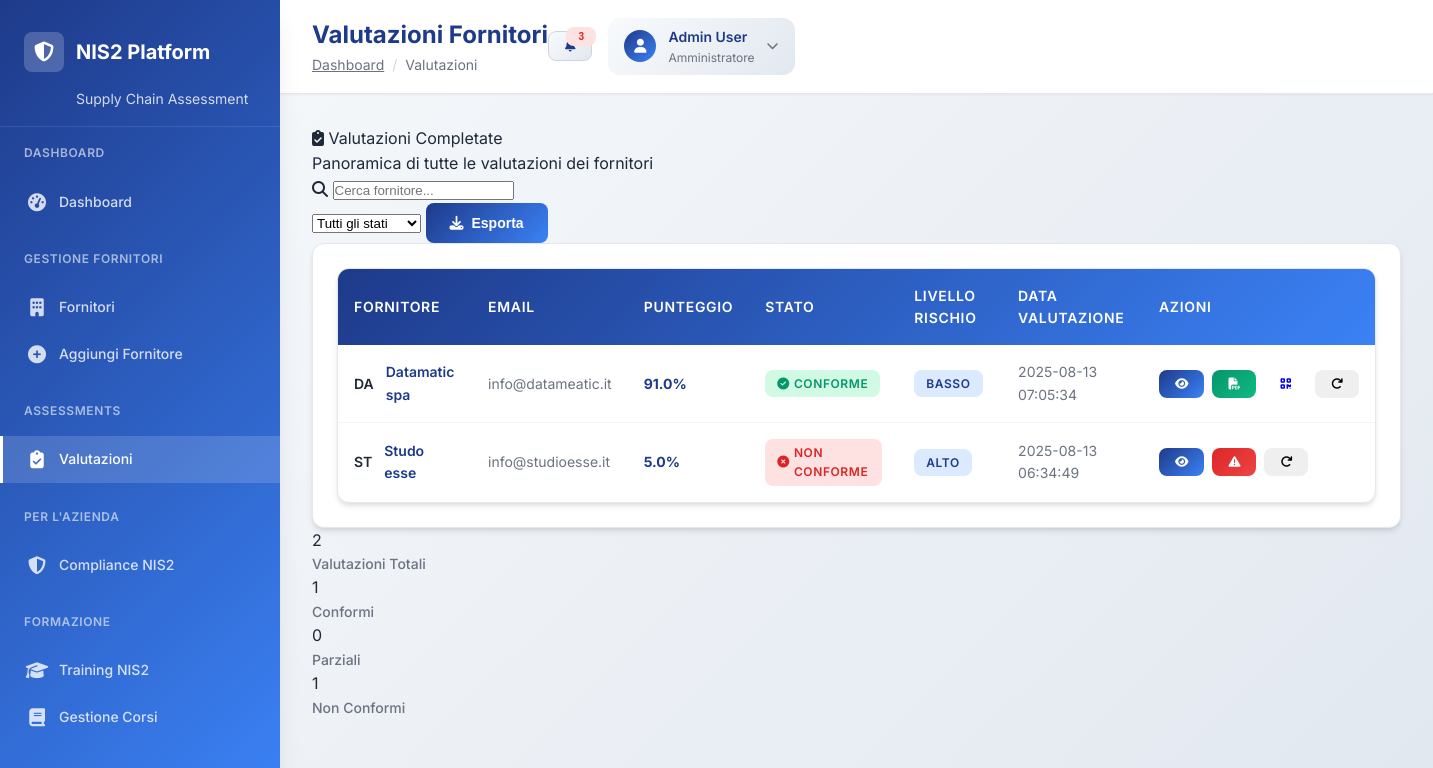
Page /assessments (signed in) on the committed database.
### tables this page shows
CREATE TABLE suppliers (
            id INTEGER PRIMARY KEY AUTOINCREMENT,
            name TEXT NOT NULL,
            email TEXT NOT NULL,
            company_id INTEGER NOT NULL,
            compliance_score INTEGER,
            risk_level TEXT,
            assessment_date TIMESTAMP,
            assessment_token TEXT,
            created_at TIMESTAMP DEFAULT CURRENT_TIMESTAMP, address TEXT, city TEXT,
            FOREIGN KEY (company_id) REFERENCES companies (id)
        );

### main_dev.py (the view)
@app.get("/assessments")
async def assessments_page(request: Request):
    user = await get_current_user(request)
    if not user:
        return RedirectResponse(url="/company-login")
    conn = sqlite3.connect('nis2_supply_chain.db')
    cursor = conn.cursor()
    company_id = user.get("company_id")
    if not company_id:
        return RedirectResponse(url="/company-login")
    cursor.execute('''
        SELECT id, name, email, compliance_score, risk_level, assessment_date
        FROM suppliers
        WHERE compliance_score IS NOT NULL AND company_id = ?
        ORDER BY assessment_date DESC
    ''', (company_id,))
    assessments = cursor.fetchall()
    conn.close()
    assessment_list = []
    for row in assessments:
        supplier_id, name, email, compliance_score, risk_level, assessment_date = row
        assessment_list.append({
            'id': supplier_id,
            'name': name,
            'email': email,
            'compliance_score': compliance_score or 0,
            'risk_level': risk_level or 'N/A',
            'assessment_date': assessment_date
        })
    context = {
        "request": request,
        "assessments": assessment_list,
        "user": user,
        "company_id": company_id
    }
    return templates.TemplateResponse("professional_assessments.html", context)

### templates/professional_assessments.html (shortened to what this page needs)
{% extends "professional_base.html" %}
{% block page_title %}Valutazioni Fornitori{% endblock %}
{% block breadcrumb %}
<span class="breadcrumb-separator">/</span>
<span>Valutazioni</span>
{% endblock %}
{% block content %}
<div class="section-header">
    <div class="section-title">
        <i class="fas fa-clipboard-check"></i>
        Valutazioni Completate
    </div>
    <div class="section-subtitle">
        Panoramica di tutte le valutazioni dei fornitori
    </div>
</div>
<div class="filters-bar">
    <div class="filters-left">
        <div class="search-box">
            <i class="fas fa-search"></i>
            <input type="text" placeholder="Cerca fornitore..." id="searchInput">
        </div>
    </div>
    <div class="filters-right">
        <select class="filter-select" id="statusFilter">
            <option value="">Tutti gli stati</option>
        </select>
        <button class="btn btn-primary" onclick="exportAssessments()">
            <i class="fas fa-download"></i>
            Esporta
        </button>
    </div>
</div>
<div class="card">
    <div class="card-body">
        <div class="table-container">
            <table class="table" id="assessmentsTable">
                <thead class="table-header">
                    <tr>
                        <th>Fornitore</th>
                        <th>Email</th>
                        <th>Punteggio</th>
                        <th>Stato</th>
                        <th>Livello Rischio</th>
                        <th>Data Valutazione</th>
                        <th>Azioni</th>
                    </tr>
                </thead>
                <tbody>
                    {% for assessment in assessments %}
                    <tr data-id="{{ assessment.id }}" data-status="{% if assessment.compliance_score >= 70 %}conforme{% elif assessment.compliance_score >= 50 %}parziale{% else %}non-conforme{% endif %}">
                        <td>
                            <div class="flex items-center gap-3">
                                <div class="w-10 h-10 bg-gradient-to-br from-blue-500 to-blue-600 rounded-lg flex items-center justify-center text-white font-semibold">
                                    {{ assessment.name[:2].upper() }}
                                </div>
                                <div>
                                    <div class="font-semibold text-primary">{{ assessment.name }}</div>
                                </div>
                            </div>
                        </td>
                        <td>
                            <div class="text-secondary">{{ assessment.email }}</div>
                        </td>
                        <td>
                            <div class="flex items-center gap-2">
                                <div class="text-lg font-bold text-primary">{{ "%.1f"|format(assessment.compliance_score) }}%</div>
                            </div>
                        </td>
                        <td>
                            {% if assessment.compliance_score >= 70 %}
                                <span class="badge badge-success">
                                    <i class="fas fa-check-circle mr-1"></i> Conforme
                                </span>
                            {% elif assessment.compliance_score >= 50 %}
                                <span class="badge badge-warning">
                                    <i class="fas fa-exclamation-triangle mr-1"></i> Parziale
                                </span>
                            {% else %}
                                <span class="badge badge-danger">
                                    <i class="fas fa-times-circle mr-1"></i> Non Conforme
                                </span>
                            {% endif %}
                        </td>
                        <td>
                            <span class="badge badge-info">{{ assessment.risk_level }}</span>
                        </td>
                        <td>
                            <div class="text-sm text-secondary">
                                {{ assessment.assessment_date if assessment.assessment_date else 'N/A' }}
                            </div>
                        </td>
                        <td>
                            <div class="flex gap-2">
                                <a href="/supplier/{{ assessment.id }}" class="btn btn-primary btn-sm" title="Visualizza Dettagli">
                                    <i class="fas fa-eye"></i>
                                </a>
                                {% if assessment.compliance_score >= 70 %}
                                    <a href="/certificate-assessment/{{ assessment.id }}" class="btn btn-success btn-sm" title="Genera Certificato PDF" data-action="generate-pdf">
                                        <i class="fas fa-file-pdf"></i>
                                    </a>
                                    <a href="/qr/{{ assessment.id }}" class="btn btn-info btn-sm" title="Scarica QR Code per Sito Web" target="_blank">
                                        <i class="fas fa-qrcode"></i>
                                    </a>
                                {% else %}
                                    <a href="/warning/{{ assessment.id }}" class="btn btn-danger btn-sm" title="Genera Avviso PDF" data-action="generate-pdf">
                                        <i class="fas fa-exclamation-triangle"></i>
                                    </a>
                                {% endif %}
                                <button class="btn btn-info btn-sm" title="Rivaluta" onclick="reassessSupplier({{ assessment.id }})">
                                    <i class="fas fa-redo"></i>
                                </button>
                            </div>
                        </td>
                    </tr>
                    {% endfor %}
                </tbody>
            </table>
        </div>
    </div>
</div>
<div class="stats-summary">
    <div class="stat-item">
        <div class="stat-number">{{ assessments|length }}</div>
        <div class="stat-label">Valutazioni Totali</div>
    </div>
    <div class="stat-item">
        <div class="stat-number">{{ assessments|selectattr('compliance_score', '>=', 70)|list|length }}</div>
        <div class="stat-label">Conformi</div>
    </div>
    <div class="stat-item">
        <div class="stat-number">{{ assessments|selectattr('compliance_score', '<', 70)|selectattr('compliance_score', '>=', 50)|list|length }}</div>
        <div class="stat-label">Parziali</div>
    </div>
    <div class="stat-item">
        <div class="stat-number">{{ assessments|selectattr('compliance_score', '<', 50)|list|length }}</div>
        <div class="stat-label">Non Conformi</div>
    </div>
</div>
{% endblock %}

### static/css/professional.css (style rules this page uses)
:root { --primary-blue: #1e3a8a; --primary-blue-light: #3b82f6; --primary-blue-dark: #1e40af; --secondary-gray: #6b7280; --accent-green: #059669; --accent-red: #dc2626; --accent-orange: #ea580c; --accent-yellow: #ca8a04; --gradient-primary: linear-gradient(135deg, #1e3a8a 0%, #3b82f6 100%); --gradient-secondary: linear-gradient(135deg, #f8fafc 0%, #e2e8f0 100%); --gradient-success: linear-gradient(135deg, #059669 0%, #10b981 100%); --gradient-danger: linear-gradient(135deg, #dc2626 0%, #ef4444 100%); --shadow-sm: 0 1px 2px 0 rgba(0, 0, 0, 0.05); --shadow-md: 0 4px 6px -1px rgba(0, 0, 0, 0.1), 0 2px 4px -1px rgba(0, 0, 0, 0.06); --shadow-lg: 0 10px 15px -3px rgba(0, 0, 0, 0.1), 0 4px 6px -2px rgba(0, 0, 0, 0.05); --shadow-xl: 0 20px 25px -5px rgba(0, 0, 0, 0.1), 0 10px 10px -5px rgba(0, 0, 0, 0.04); --border-radius: 8px; --border-radius-lg: 12px; --border-radius-xl: 16px; --transition-fast: 0.15s ease-in-out; --transition-normal: 0.3s ease-in-out; --transition-slow: 0.5s ease-in-out; }
* { margin: 0; padding: 0; box-sizing: border-box; }
body { font-family: 'Inter', -apple-system, BlinkMacSystemFont, 'Segoe UI', Roboto, sans-serif; background: linear-gradient(135deg, #f8fafc 0%, #e2e8f0 100%); color: #1f2937; line-height: 1.6; min-height: 100vh; }
.breadcrumb-separator { color: #d1d5db; }
.card { background: white; border-radius: var(--border-radius-lg); box-shadow: var(--shadow-md); border: 1px solid #e5e7eb; overflow: hidden; transition: var(--transition-normal); }
.card-body { padding: 1.5rem; }
.stat-label { font-size: 0.875rem; color: var(--secondary-gray); font-weight: 500; }
.table-container { background: white; border-radius: var(--border-radius-lg); box-shadow: var(--shadow-md); overflow: hidden; border: 1px solid #e5e7eb; }
.table { width: 100%; border-collapse: collapse; }
.table-header { background: var(--gradient-primary); color: white; }
.table th { padding: 1rem; text-align: left; font-weight: 600; font-size: 0.875rem; text-transform: uppercase; letter-spacing: 0.05em; }
.table td { padding: 1rem; border-bottom: 1px solid #f3f4f6; font-size: 0.875rem; }
.table tbody tr:last-child td { border-bottom: none; }
.btn { display: inline-flex; align-items: center; gap: 0.5rem; padding: 0.75rem 1.5rem; border-radius: var(--border-radius); font-weight: 600; font-size: 0.875rem; text-decoration: none; border: none; cursor: pointer; transition: var(--transition-fast); white-space: nowrap; }
.btn-primary { background: var(--gradient-primary); color: white; }
.btn-success { background: var(--gradient-success); color: white; }
.btn-danger { background: var(--gradient-danger); color: white; }
.btn-sm { padding: 0.5rem 1rem; font-size: 0.75rem; }
.badge { display: inline-flex; align-items: center; gap: 0.25rem; padding: 0.25rem 0.75rem; border-radius: var(--border-radius); font-size: 0.75rem; font-weight: 600; text-transform: uppercase; letter-spacing: 0.05em; }
.badge-success { background: #d1fae5; color: var(--accent-green); }
.badge-danger { background: #fee2e2; color: var(--accent-red); }
.badge-info { background: #dbeafe; color: var(--primary-blue); }
.fade-in { animation: fadeIn 0.5s ease-in-out; }
.font-bold { font-weight: 700; }
.font-semibold { font-weight: 600; }
.text-primary { color: var(--primary-blue); }
.text-secondary { color: var(--secondary-gray); }
.flex { display: flex; }
.items-center { align-items: center; }
.justify-center { justify-content: center; }
.gap-2 { gap: 0.5rem; }
.gap-3 { gap: 0.75rem; }
.rounded-lg { border-radius: var(--border-radius-lg); }

### rows in the picture
suppliers: name "DA", name "Datamatic spa", email "info@datameatic.it", compliance_score "91.0", shows "CONFORME", risk_level "BASSO", assessment_date "2025-08-13 07:05:34"
suppliers: name "ST", name "Studo esse", email "info@studioesse.it", compliance_score "5.0", shows "NON CONFORME", risk_level "ALTO", assessment_date "2025-08-13 06:34:49"

### other values in the picture
{{ assessments|length }} "2"
{{ assessments|selectattr('compliance_score', '>=', 70)|list|length }} "1"
{{ assessments|selectattr('compliance_score', '<', 50)|list|length }} "1"
